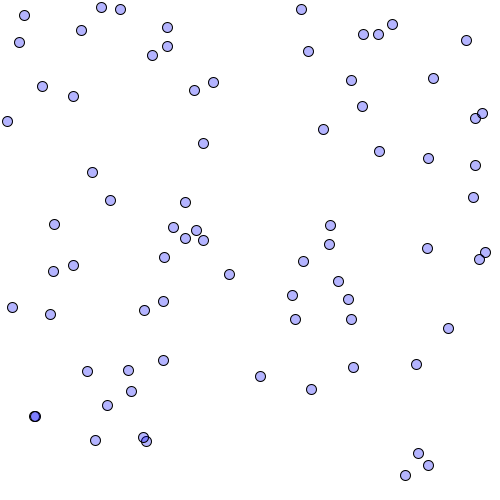
Frame 1 (no input)
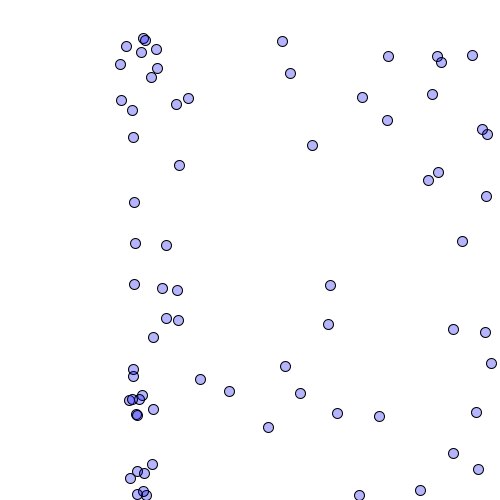
Frame 60 (the mouse pressed at the canvas centre just before this capture)
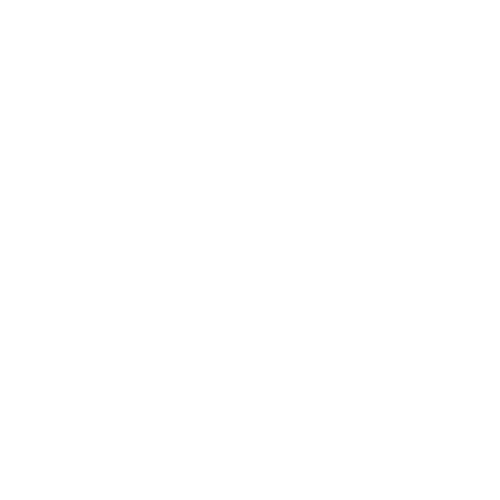
Frame 120 (the mouse held since frame 60 and released just before this capture)

The Processing sketch that drew these frames (run headless with seeded random() and noise(); from frame 60 on, the mouse is pressed at the canvas centre):

// Processing sketch: processing_33728
// ── processing_33728.pde

int numCircles=75;
float [] circX = new float [numCircles];
float [] circY = new float [numCircles];

float [] circXvel= new float [numCircles];
float [] circYvel= new float [numCircles];

float gravity=.95;
float a=.5;

void setup() {
  size(500,500);
  for(int i=0;i<numCircles;i++){
    circX[i]=random(0,500);
    circY[i]=random(0,500);
    circXvel[i]=4;
    circYvel[i]=1;
  }  
}

void draw() {  
  background(255);
  if((mouseX>width/2)&&(mouseY>height/2)){
    for(int i=0;i<numCircles; i++){
      fill(random(150,255),0,random(150,255),75);
      ellipse(circX[i],circY[i],20,20);
      
      circX [i] = circX [i] + circXvel[i];
      circY [i] = circY [i] + circYvel[i];
    
      circYvel [i]=circYvel[i] + gravity;
      circXvel [i]=circXvel[i] + a;
      
      if((circY[i]>height)||(circY[i]<0)){
        circYvel[i] = circYvel[i]*-.95;
      }  
      if((circX[i]>width)||(circX[i]<0)){
        circXvel[i]=circXvel[i]*-1;
      }
    }
  }
  else if((mouseX>width/2)&&(mouseY<height/2)){
      for(int i=0;i<numCircles; i++){
      fill(255,0,0,75);
      ellipse(circX[i],circY[i],20,20);
      
      circX [i] = circX [i] + circXvel[i];
      circY [i] = circY [i] + circYvel[i];
    
      circYvel [i]=circYvel[i] + gravity;
      circXvel [i]=circXvel[i] + a;
      
      if((circY[i]>height)||(circY[i]<0)){
        circYvel[i] = circYvel[i]*-.95;
      }  
      if((circX[i]>width)||(circX[i]<0)){
        circXvel[i]=circXvel[i]*-1;
      }
    }
  }
    else if((mouseX<width/2)&&(mouseY<height/2)){
      for(int i=0;i<numCircles; i++){
      fill(0,0,255,75);
      ellipse(circX[i],circY[i],10,10);
      
      circX [i] = circX [i] + circXvel[i];
      circY [i] = circY [i] + circYvel[i];
    
      circYvel [i]=circYvel[i] + gravity;
      circXvel [i]=circXvel[i] + a;
      
      if((circY[i]>height)||(circY[i]<0)){
        circYvel[i] = circYvel[i]*-.95;
      }  
      if((circX[i]>width)||(circX[i]<0)){
        circXvel[i]=circXvel[i]*-1;
      }
    }
  }
  else if((mouseX<width/2)&&(mouseY>height/2)){
      for(int i=0;i<numCircles; i++){
      fill(0,255,0,75);
      ellipse(circX[i],circY[i],40,40);
      
      circX [i] = circX [i] + circXvel[i];
      circY [i] = circY [i] + circYvel[i];
    
      circYvel [i]=circYvel[i] + gravity;
      circXvel [i]=circXvel[i] + a;
      
      if((circY[i]>height)||(circY[i]<0)){
        circYvel[i] = circYvel[i]*-.95;
      }  
      if((circX[i]>width)||(circX[i]<0)){
        circXvel[i]=circXvel[i]*-1;
      }
    }
  }
    
  
  
}
